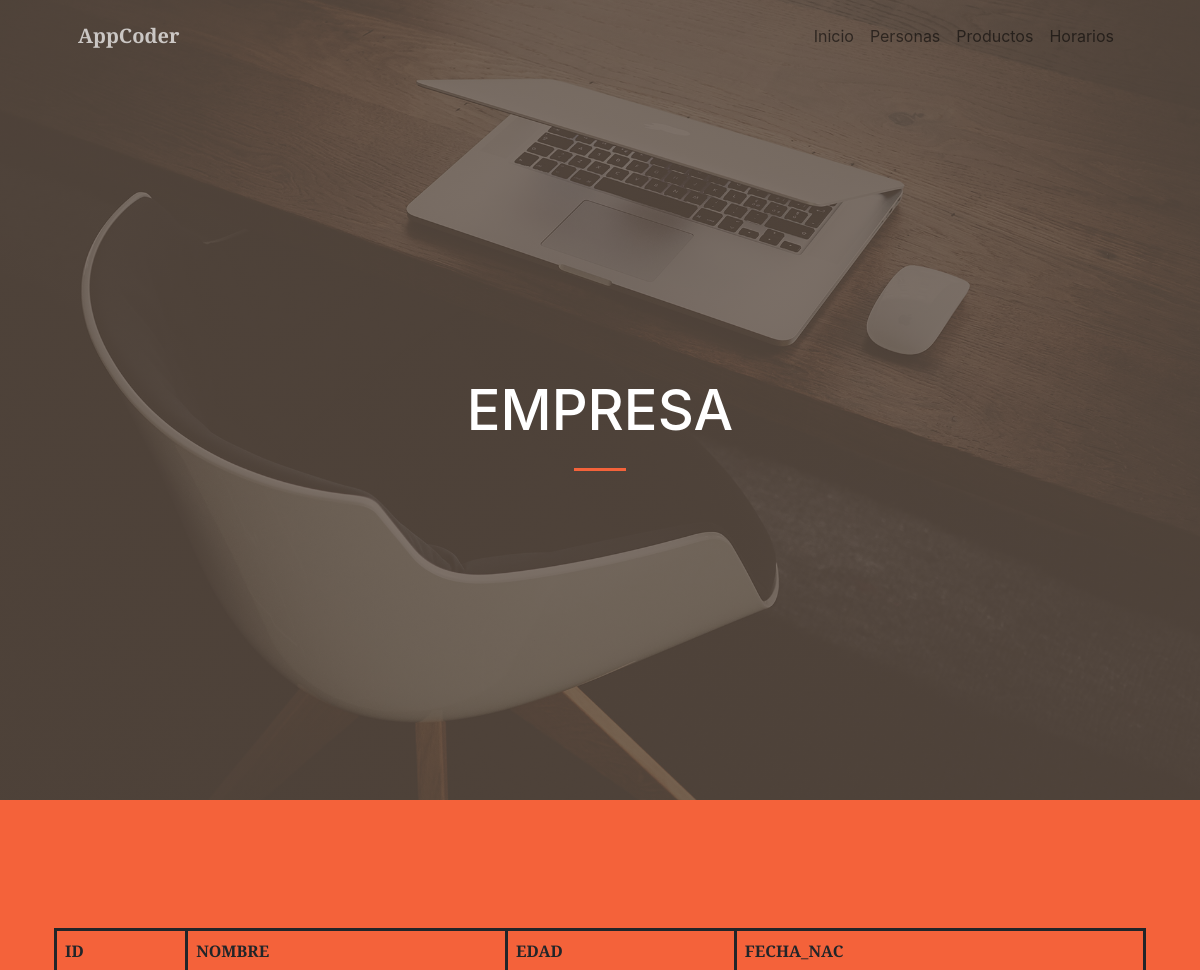
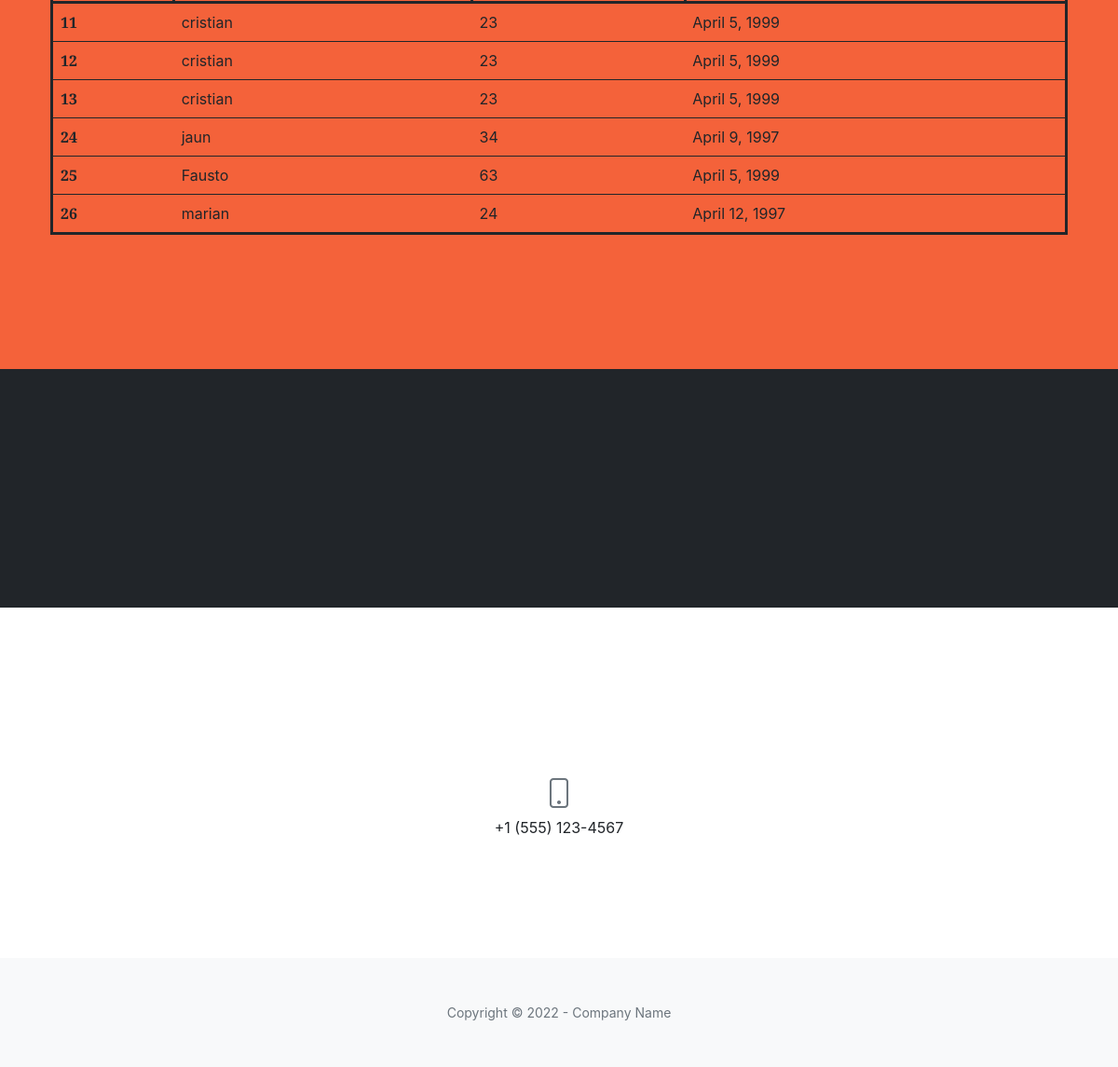
The page /AppCoder/persona/ on the database its author committed (2 pictures, top to bottom).
### AppCoder/models.py (models this page shows)
class persona(models.Model):
    nombre= models.CharField('nombre',max_length=25)
    edad=models.IntegerField('edad')
    fechaNac = models.DateField('fechaNac', auto_now= False, auto_now_add=False, blank=True, null=True)

### AppCoder/views.py (the view)
# urls.py: path('persona/',views.listar_Personas),
def listar_Personas(request):
    personas=persona.objects.all()
    contexto={'personas':personas}
    return render (request,"AppCoder/agregarPersonas.html",contexto)

### AppCoder/templates/AppCoder/agregarPersonas.html
{% extends 'AppCoder/padre.html' %}
{% load static %}
{% block contenidoQueCambia %}
<section class="page-section bg-primary" id="about">
    <div class="container px-4 px-lg-5">
        <div class="row gx-4 gx-lg-5 justify-content-center">
            <table class="table" style = "border:solid">
                <thead>
                  <tr >
                    <th scope="col" style = "border:solid">ID</th>
                    <th scope="col" style = "border:solid">NOMBRE</th>
                    <th scope="col" style = "border:solid">EDAD</th>
                    <th scope="col" style = "border:solid">FECHA_NAC</th>
                  </tr>
                </thead>
                <tbody>
                 {% for per in personas %}
                  <tr>
                    <th scope="row">{{per.id}}</th>
                    <td>{{per.nombre}}</td>
                    <td>{{per.edad}}</td>
                    <td>{{per.fechaNac}}</td>
                  </tr>
                  {% endfor %}
                </tbody>
              </table>
        </div>
    </div>
</section>
{% endblock %}

### rows shown on the page
persona: id "11", nombre "cristian", edad "23", fechaNac "April 5, 1999"
persona: id "12", nombre "cristian", edad "23", fechaNac "April 5, 1999"
persona: id "13", nombre "cristian", edad "23", fechaNac "April 5, 1999"
persona: id "24", nombre "jaun", edad "34", fechaNac "April 9, 1997"
persona: id "25", nombre "Fausto", edad "63", fechaNac "April 5, 1999"
persona: id "26", nombre "marian", edad "24", fechaNac "April 12, 1997"
